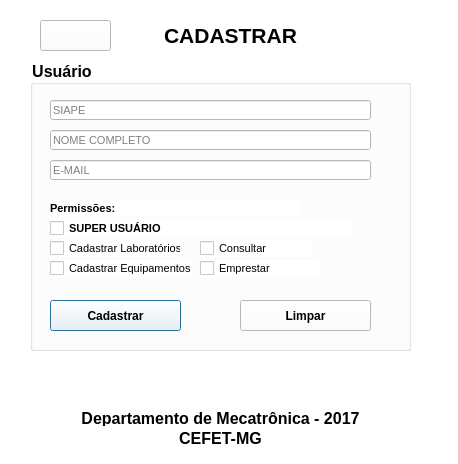
<?xml version="1.0" encoding="UTF-8"?>
<ui version="4.0">
 <class>CadasUser</class>
 <widget class="QDialog" name="CadasUser">
  <property name="geometry">
   <rect>
    <x>0</x>
    <y>0</y>
    <width>458</width>
    <height>464</height>
   </rect>
  </property>
  <property name="minimumSize">
   <size>
    <width>458</width>
    <height>464</height>
   </size>
  </property>
  <property name="maximumSize">
   <size>
    <width>458</width>
    <height>464</height>
   </size>
  </property>
  <property name="windowTitle">
   <string>CONTROLE DE PATRIMONIO</string>
  </property>
  <property name="styleSheet">
   <string notr="true">background-color: rgb(255, 255, 255);</string>
  </property>
  <widget class="QLabel" name="label">
   <property name="geometry">
    <rect>
     <x>0</x>
     <y>20</y>
     <width>461</width>
     <height>31</height>
    </rect>
   </property>
   <property name="font">
    <font>
     <pointsize>16</pointsize>
     <weight>75</weight>
     <bold>true</bold>
    </font>
   </property>
   <property name="text">
    <string>CADASTRAR</string>
   </property>
   <property name="alignment">
    <set>Qt::AlignCenter</set>
   </property>
  </widget>
  <widget class="QGroupBox" name="groupBox">
   <property name="geometry">
    <rect>
     <x>30</x>
     <y>60</y>
     <width>381</width>
     <height>291</height>
    </rect>
   </property>
   <property name="font">
    <font>
     <pointsize>12</pointsize>
     <weight>75</weight>
     <bold>true</bold>
    </font>
   </property>
   <property name="title">
    <string>Usuário</string>
   </property>
   <widget class="QLineEdit" name="lineEdit">
    <property name="geometry">
     <rect>
      <x>20</x>
      <y>40</y>
      <width>321</width>
      <height>20</height>
     </rect>
    </property>
    <property name="font">
     <font>
      <pointsize>8</pointsize>
     </font>
    </property>
    <property name="placeholderText">
     <string>SIAPE</string>
    </property>
   </widget>
   <widget class="QLineEdit" name="lineEdit_2">
    <property name="geometry">
     <rect>
      <x>20</x>
      <y>70</y>
      <width>321</width>
      <height>20</height>
     </rect>
    </property>
    <property name="font">
     <font>
      <pointsize>8</pointsize>
     </font>
    </property>
    <property name="placeholderText">
     <string>NOME COMPLETO</string>
    </property>
   </widget>
   <widget class="QLabel" name="label_2">
    <property name="geometry">
     <rect>
      <x>20</x>
      <y>140</y>
      <width>251</width>
      <height>16</height>
     </rect>
    </property>
    <property name="font">
     <font>
      <pointsize>8</pointsize>
      <weight>75</weight>
      <bold>true</bold>
     </font>
    </property>
    <property name="text">
     <string>Permissões:</string>
    </property>
   </widget>
   <widget class="QLineEdit" name="lineEdit_3">
    <property name="geometry">
     <rect>
      <x>20</x>
      <y>100</y>
      <width>321</width>
      <height>20</height>
     </rect>
    </property>
    <property name="font">
     <font>
      <pointsize>8</pointsize>
     </font>
    </property>
    <property name="placeholderText">
     <string>E-MAIL</string>
    </property>
   </widget>
   <widget class="QPushButton" name="pushButton">
    <property name="geometry">
     <rect>
      <x>20</x>
      <y>240</y>
      <width>131</width>
      <height>31</height>
     </rect>
    </property>
    <property name="font">
     <font>
      <weight>75</weight>
      <bold>true</bold>
     </font>
    </property>
    <property name="text">
     <string>Cadastrar</string>
    </property>
   </widget>
   <widget class="QPushButton" name="pushButton_2">
    <property name="geometry">
     <rect>
      <x>210</x>
      <y>240</y>
      <width>131</width>
      <height>31</height>
     </rect>
    </property>
    <property name="font">
     <font>
      <weight>75</weight>
      <bold>true</bold>
     </font>
    </property>
    <property name="text">
     <string>Limpar</string>
    </property>
   </widget>
  </widget>
  <widget class="QLabel" name="label_3">
   <property name="geometry">
    <rect>
     <x>30</x>
     <y>410</y>
     <width>381</width>
     <height>16</height>
    </rect>
   </property>
   <property name="font">
    <font>
     <pointsize>12</pointsize>
     <weight>75</weight>
     <bold>true</bold>
    </font>
   </property>
   <property name="text">
    <string>Departamento de Mecatrônica - 2017</string>
   </property>
   <property name="alignment">
    <set>Qt::AlignCenter</set>
   </property>
  </widget>
  <widget class="QLabel" name="label_4">
   <property name="geometry">
    <rect>
     <x>30</x>
     <y>430</y>
     <width>381</width>
     <height>16</height>
    </rect>
   </property>
   <property name="font">
    <font>
     <pointsize>12</pointsize>
     <weight>75</weight>
     <bold>true</bold>
    </font>
   </property>
   <property name="text">
    <string>CEFET-MG</string>
   </property>
   <property name="alignment">
    <set>Qt::AlignCenter</set>
   </property>
  </widget>
  <widget class="QPushButton" name="pushButton_3">
   <property name="geometry">
    <rect>
     <x>40</x>
     <y>20</y>
     <width>71</width>
     <height>31</height>
    </rect>
   </property>
   <property name="minimumSize">
    <size>
     <width>61</width>
     <height>31</height>
    </size>
   </property>
   <property name="maximumSize">
    <size>
     <width>100</width>
     <height>100</height>
    </size>
   </property>
   <property name="styleSheet">
    <string notr="true">background-image: url(:/img/img/voltar.png);</string>
   </property>
   <property name="text">
    <string/>
   </property>
  </widget>
  <widget class="QCheckBox" name="checkBox_3">
   <property name="geometry">
    <rect>
     <x>200</x>
     <y>260</y>
     <width>121</width>
     <height>17</height>
    </rect>
   </property>
   <property name="font">
    <font>
     <pointsize>8</pointsize>
     <weight>50</weight>
     <bold>false</bold>
    </font>
   </property>
   <property name="text">
    <string>Emprestar</string>
   </property>
  </widget>
  <widget class="QCheckBox" name="checkBox_8">
   <property name="geometry">
    <rect>
     <x>50</x>
     <y>240</y>
     <width>131</width>
     <height>17</height>
    </rect>
   </property>
   <property name="font">
    <font>
     <pointsize>8</pointsize>
     <weight>50</weight>
     <bold>false</bold>
    </font>
   </property>
   <property name="text">
    <string>Cadastrar Laboratórios</string>
   </property>
  </widget>
  <widget class="QCheckBox" name="checkBox_7">
   <property name="geometry">
    <rect>
     <x>50</x>
     <y>260</y>
     <width>141</width>
     <height>17</height>
    </rect>
   </property>
   <property name="font">
    <font>
     <pointsize>8</pointsize>
     <weight>50</weight>
     <bold>false</bold>
    </font>
   </property>
   <property name="text">
    <string>Cadastrar Equipamentos</string>
   </property>
  </widget>
  <widget class="QCheckBox" name="checkBox_2">
   <property name="geometry">
    <rect>
     <x>200</x>
     <y>240</y>
     <width>111</width>
     <height>17</height>
    </rect>
   </property>
   <property name="font">
    <font>
     <pointsize>8</pointsize>
     <weight>50</weight>
     <bold>false</bold>
    </font>
   </property>
   <property name="text">
    <string>Consultar</string>
   </property>
  </widget>
  <widget class="QCheckBox" name="checkBox">
   <property name="geometry">
    <rect>
     <x>50</x>
     <y>220</y>
     <width>301</width>
     <height>17</height>
    </rect>
   </property>
   <property name="font">
    <font>
     <pointsize>8</pointsize>
     <weight>75</weight>
     <bold>true</bold>
    </font>
   </property>
   <property name="text">
    <string>SUPER USUÁRIO </string>
   </property>
  </widget>
 </widget>
 <resources/>
 <connections>
  <connection>
   <sender>pushButton_3</sender>
   <signal>clicked()</signal>
   <receiver>CadasUser</receiver>
   <slot>close()</slot>
   <hints>
    <hint type="sourcelabel">
     <x>59</x>
     <y>27</y>
    </hint>
    <hint type="destinationlabel">
     <x>17</x>
     <y>4</y>
    </hint>
   </hints>
  </connection>
  <connection>
   <sender>pushButton_2</sender>
   <signal>clicked()</signal>
   <receiver>lineEdit_3</receiver>
   <slot>clear()</slot>
   <hints>
    <hint type="sourcelabel">
     <x>284</x>
     <y>311</y>
    </hint>
    <hint type="destinationlabel">
     <x>210</x>
     <y>165</y>
    </hint>
   </hints>
  </connection>
  <connection>
   <sender>pushButton_2</sender>
   <signal>clicked()</signal>
   <receiver>lineEdit_2</receiver>
   <slot>clear()</slot>
   <hints>
    <hint type="sourcelabel">
     <x>312</x>
     <y>316</y>
    </hint>
    <hint type="destinationlabel">
     <x>261</x>
     <y>149</y>
    </hint>
   </hints>
  </connection>
  <connection>
   <sender>pushButton_2</sender>
   <signal>clicked()</signal>
   <receiver>lineEdit</receiver>
   <slot>clear()</slot>
   <hints>
    <hint type="sourcelabel">
     <x>299</x>
     <y>314</y>
    </hint>
    <hint type="destinationlabel">
     <x>187</x>
     <y>115</y>
    </hint>
   </hints>
  </connection>
 </connections>
</ui>
